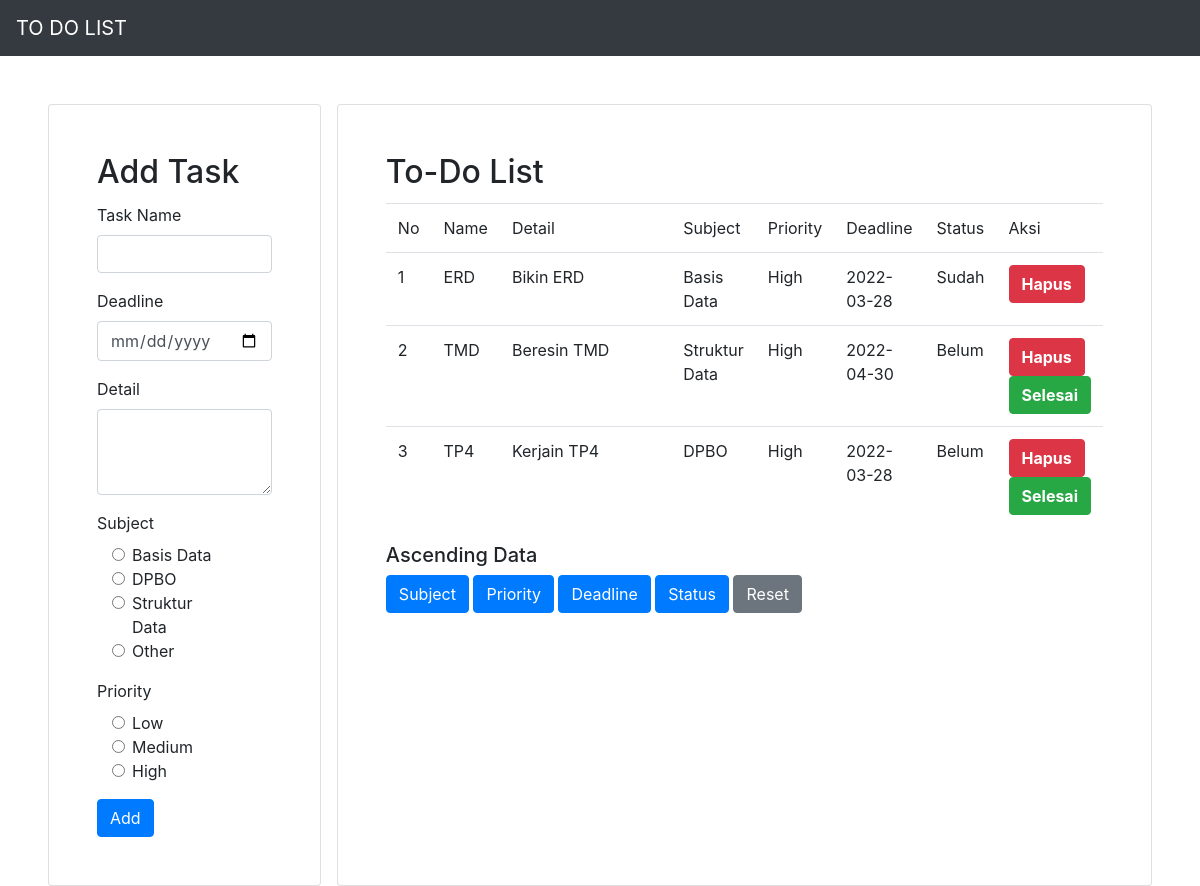
Before: / with the older database file.
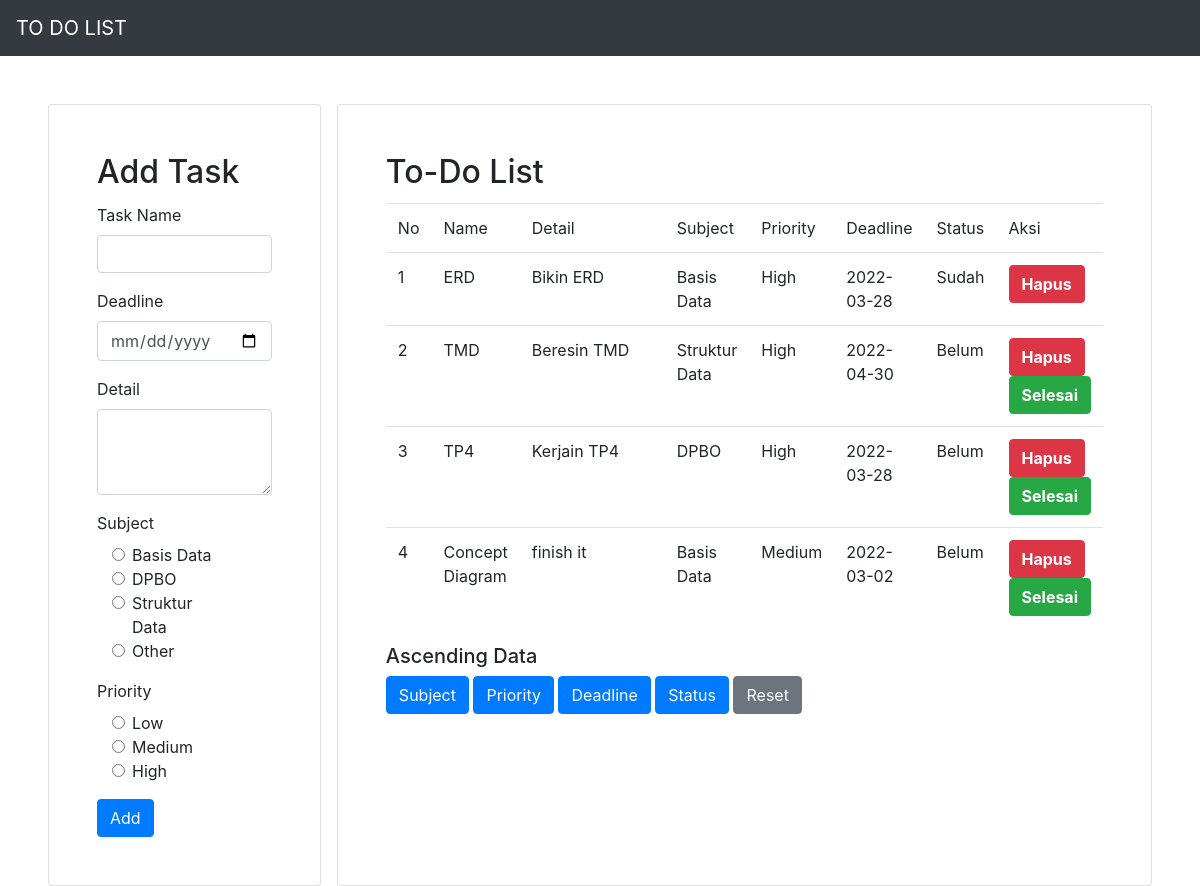
After: the same page with the newer database file.
### tables this page shows
CREATE TABLE `tb_to_do` (
  `id` int(10) NOT NULL,
  `name_td` varchar(255) NOT NULL,
  `details_td` text NOT NULL,
  `subject_td` varchar(255) NOT NULL,
  `priority_td` varchar(255) NOT NULL,
  `deadline_td` date NOT NULL,
  `status_td` varchar(255) NOT NULL
);

### conf.php (called while the page is built)
<?php
$db_host = "localhost";
$db_user = "root";
$db_password = "";
$db_name = "db_task";
?>

### DB.php (called while the page is built, shortened)
<?php
class DB{
	var $db_host = '';
	var $db_user = '';
	var $db_password = '';
	var $db_name = '';
	var $db_link = '';
	var $result = 0;
	function DB($db_host='', $db_user='', $db_password='', $db_name=''){
		$this->db_host = $db_host;
		$this->db_user = $db_user;
		$this->db_password = $db_password;
		$this->db_name = $db_name;
	}
	function open(){
		$this->db_link = mysqli_connect($this->db_host, $this->db_user, $this->db_password, $this->db_name);
	}
	function execute($query=""){
		$this->result = mysqli_query($this->db_link, $query);
		return $this->result;
	}
	function getResult(){
		return mysqli_fetch_array($this->result);
	}
}
?>

### Task.php (called while the page is built, shortened)
<?php
class Task extends DB{
	function getTask(){
		$query = "SELECT * FROM tb_to_do";
		return $this->execute($query);
	}
}
?>

### index.php (the view, shortened to what this page needs)
<?php
include("conf.php");
include("DB.php");
include("Task.php");
include("Template.php");
$otask = new Task($db_host, $db_user, $db_password, $db_name);
$otask->open();
$otask->getTask();
$data = null;
$no = 1;
while (list($id, $tname, $tdetails, $tsubject, $tpriority, $tdeadline, $tstatus) = $otask->getResult()) {
	if($tstatus == "Sudah"){
		$data .= "<tr>
		<td>" . $no . "</td>
		<td>" . $tname . "</td>
		<td>" . $tdetails . "</td>
		<td>" . $tsubject . "</td>
		<td>" . $tpriority . "</td>
		<td>" . $tdeadline . "</td>
		<td>" . $tstatus . "</td>
		<td>
		<button class='btn btn-danger'><a href='index.php?id_hapus=" . $id . "' style='color: white; font-weight: bold;'>Hapus</a></button>
		</td>
		</tr>";
		$no++;
	}
	else{
		$data .= "<tr>
		<td>" . $no . "</td>
		<td>" . $tname . "</td>
		<td>" . $tdetails . "</td>
		<td>" . $tsubject . "</td>
		<td>" . $tpriority . "</td>
		<td>" . $tdeadline . "</td>
		<td>" . $tstatus . "</td>
		<td>
		<button class='btn btn-danger'><a href='index.php?id_hapus=" . $id . "' style='color: white; font-weight: bold;'>Hapus</a></button>
		<button class='btn btn-success' ><a href='index.php?id_status=" . $id .  "' style='color: white; font-weight: bold;'>Selesai</a></button>
		</td>
		</tr>";
		$no++;
	}
}

### Template.php (shortened to what this page needs)
<?php
class Template{
	var $content = '';
	function Template($filename = ''){
		$this->content = implode('', @file($filename));
	}
	function clear(){
		$this->content = preg_replace("/DATA_[A-Z|_|0-9]+/", "", $this->content);
	}
	function write(){
		print $this->content;
	}
	function replace($old = '', $new = ''){
		if(is_int($new)){
			$value = sprintf("%d", $new);
		}elseif(is_float($new)){
			$value = sprintf("%f", $new);
		}elseif(is_array($new)){
			$value = '';
			foreach( $new as $item){
				$value .= $item. '';
			}
		}else{
			$value = $new;
		}
		$this->content = preg_replace("/$old/",  $value, $this->content);
	}
}
 ?>

Changed rows visible on the page:
added tb_to_do: name_td "Concept Diagram", details_td "finish it", subject_td "Basis Data", priority_td "Medium", deadline_td "2022-03-02", status_td "Belum"
